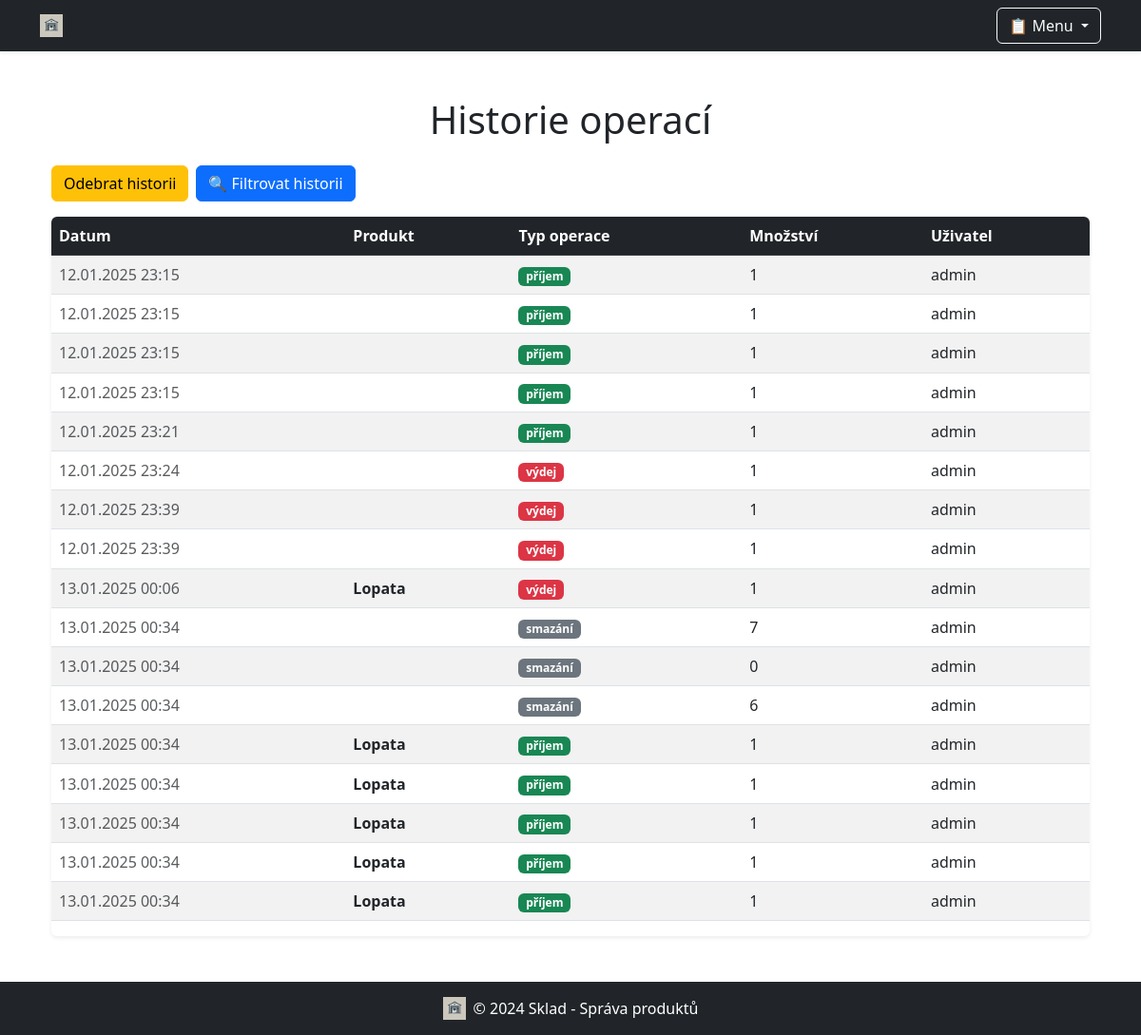
Before: /historie/ with the older database file.
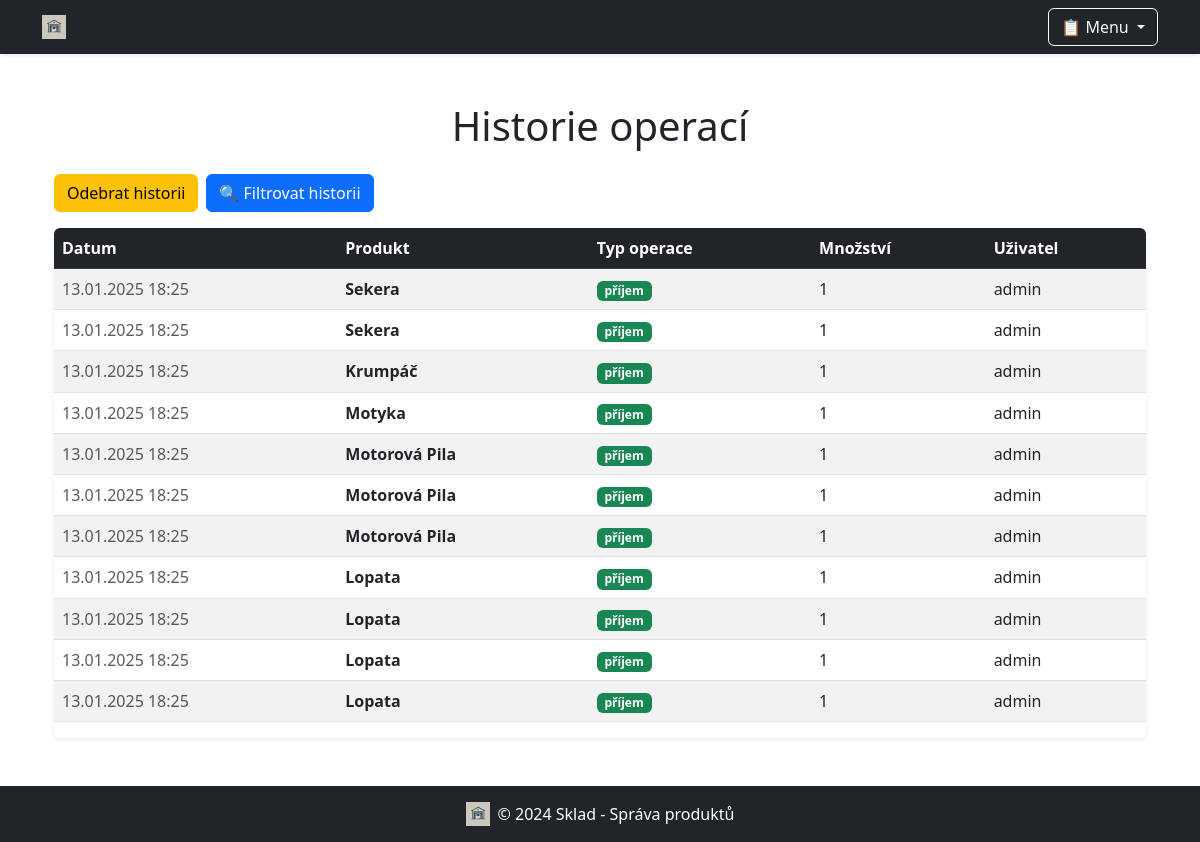
After: the same page with the newer database file.
### sklad/models.py (models this page shows, shortened)
class HistorieOperaci(models.Model):
    produkt = models.ForeignKey(Produkt, on_delete=models.SET_NULL, null=True, blank=True)
    produkt_nazev = models.CharField(max_length=200, blank=True, null=True)
    uzivatel = models.ForeignKey(User, on_delete=models.CASCADE)
    datum = models.DateTimeField(auto_now_add=True)
    typ_operace = models.CharField(max_length=10, choices=[('příjem', 'Příjem'), ('výdej', 'Výdej')])
    mnozstvi = models.PositiveIntegerField()

class Produkt(models.Model):
    nazev = models.CharField(max_length=200)
    popis = models.TextField(blank=True)
    cena = models.DecimalField(max_digits=10, decimal_places=2)
    mnozstvi = models.PositiveIntegerField()
    min_zasoba = models.PositiveIntegerField(default=0)
    uzivatel = models.ForeignKey(User, on_delete=models.SET_NULL, null=True, blank=True)  # Cizí klíč na uživatele
    obrazek = models.ImageField(upload_to='produkty_obrazky/', blank=True, null=True)  # Pole pro obrázky

### sklad/views.py (the view)
# urls.py: path('historie/', views.historie_operaci, name='historie_operaci'),
def historie_operaci(request):
    historie = HistorieOperaci.objects.all()
    od_datum = request.GET.get('od_datum')  # Parametr 'od_datum' z GET
    do_datum = request.GET.get('do_datum')  # Parametr 'do_datum' z GET
    if od_datum:
        od_datum_parsed = parse_datetime(od_datum)  # Převod na datetime objekt
        if od_datum_parsed:
            historie = historie.filter(datum__gte=od_datum_parsed)  # Filtrovat záznamy po zadaném datu
    if do_datum:
        do_datum_parsed = parse_datetime(do_datum)  # Převod na datetime objekt
        if do_datum_parsed:
            historie = historie.filter(datum__lte=do_datum_parsed)  # Filtrovat záznamy do zadaného data
    return render(request, 'sklad/historie.html', {'historie': historie})

### sklad/templates/sklad/historie.html (shortened to what this page needs)
{% extends 'sklad/base.html' %}
{% block content %}
<div class="container mt-4">
    <h1 class="text-center mb-4">Historie operací</h1>
    <div class="d-flex mb-3">
        <a href="{% url 'odebrat_operace' %}" class="btn btn-warning me-2">Odebrat historii</a>
        <button type="button" class="btn btn-primary" data-bs-toggle="modal" data-bs-target="#filterModal">
            🔍 Filtrovat historii
        </button>
    </div>
    {% if historie %}
        <div class="table-responsive shadow-sm rounded">
            <table class="table table-striped table-hover align-middle">
                <thead class="table-dark">
                    <tr>
                        <th scope="col">Datum</th>
                        <th scope="col">Produkt</th>
                        <th scope="col">Typ operace</th>
                        <th scope="col">Množství</th>
                        <th scope="col">Uživatel</th>
                    </tr>
                </thead>
                <tbody>
                    {% for operace in historie %}
                    <tr>
                        <td class="text-muted">{{ operace.datum|date:"d.m.Y H:i" }}</td>
                        <td><strong>{{ operace.produkt.nazev }}</strong></td>
                        <td>
                            {% if operace.typ_operace == 'příjem' %}
                            <span class="badge bg-success">{{ operace.typ_operace }}</span>
                            {% elif operace.typ_operace == 'výdej' %}
                            <span class="badge bg-danger">{{ operace.typ_operace }}</span>
                            {% else %}
                            <span class="badge bg-secondary">{{ operace.typ_operace }}</span>
                            {% endif %}
                        </td>
                        <td>{{ operace.mnozstvi }}</td>
                        <td>{{ operace.uzivatel.username }}</td>
                    </tr>
                    {% endfor %}
                </tbody>
            </table>
        </div>
    {% else %}
        <div class="alert alert-warning text-center mt-4">
            <i class="fas fa-exclamation-circle"></i> Žádné operace nejsou k dispozici.
        </div>
    {% endif %}
</div>
{% endblock %}

Changed rows visible on the page:
removed HistorieOperaci: datum "12.01.2025 23:15", typ_operace "příjem", mnozstvi "1", uzivatel.username "admin"
removed HistorieOperaci: datum "12.01.2025 23:15", typ_operace "příjem", mnozstvi "1", uzivatel.username "admin"
removed HistorieOperaci: datum "12.01.2025 23:15", typ_operace "příjem", mnozstvi "1", uzivatel.username "admin"
removed HistorieOperaci: datum "12.01.2025 23:15", typ_operace "příjem", mnozstvi "1", uzivatel.username "admin"
removed HistorieOperaci: datum "12.01.2025 23:21", typ_operace "příjem", mnozstvi "1", uzivatel.username "admin"
removed HistorieOperaci: datum "12.01.2025 23:24", typ_operace "výdej", mnozstvi "1", uzivatel.username "admin"
removed HistorieOperaci: datum "12.01.2025 23:39", typ_operace "výdej", mnozstvi "1", uzivatel.username "admin"
removed HistorieOperaci: datum "12.01.2025 23:39", typ_operace "výdej", mnozstvi "1", uzivatel.username "admin"
removed HistorieOperaci: datum "13.01.2025 00:06", produkt.nazev "Lopata", typ_operace "výdej", mnozstvi "1", uzivatel.username "admin"
removed HistorieOperaci: datum "13.01.2025 00:34", typ_operace "smazání", mnozstvi "7", uzivatel.username "admin"
removed HistorieOperaci: datum "13.01.2025 00:34", typ_operace "smazání", mnozstvi "0", uzivatel.username "admin"
removed HistorieOperaci: datum "13.01.2025 00:34", typ_operace "smazání", mnozstvi "6", uzivatel.username "admin"
removed HistorieOperaci: datum "13.01.2025 00:34", produkt.nazev "Lopata", typ_operace "příjem", mnozstvi "1", uzivatel.username "admin"
removed HistorieOperaci: datum "13.01.2025 00:34", produkt.nazev "Lopata", typ_operace "příjem", mnozstvi "1", uzivatel.username "admin"
removed HistorieOperaci: datum "13.01.2025 00:34", produkt.nazev "Lopata", typ_operace "příjem", mnozstvi "1", uzivatel.username "admin"
removed HistorieOperaci: datum "13.01.2025 00:34", produkt.nazev "Lopata", typ_operace "příjem", mnozstvi "1", uzivatel.username "admin"
removed HistorieOperaci: datum "13.01.2025 00:34", produkt.nazev "Lopata", typ_operace "příjem", mnozstvi "1", uzivatel.username "admin"
added HistorieOperaci: datum "13.01.2025 18:25", produkt.nazev "Sekera", typ_operace "příjem", mnozstvi "1", uzivatel.username "admin"
added HistorieOperaci: datum "13.01.2025 18:25", produkt.nazev "Sekera", typ_operace "příjem", mnozstvi "1", uzivatel.username "admin"
added HistorieOperaci: datum "13.01.2025 18:25", produkt.nazev "Krumpáč", typ_operace "příjem", mnozstvi "1", uzivatel.username "admin"
added HistorieOperaci: datum "13.01.2025 18:25", produkt.nazev "Motyka", typ_operace "příjem", mnozstvi "1", uzivatel.username "admin"
added HistorieOperaci: datum "13.01.2025 18:25", produkt.nazev "Motorová Pila", typ_operace "příjem", mnozstvi "1", uzivatel.username "admin"
added HistorieOperaci: datum "13.01.2025 18:25", produkt.nazev "Motorová Pila", typ_operace "příjem", mnozstvi "1", uzivatel.username "admin"
added HistorieOperaci: datum "13.01.2025 18:25", produkt.nazev "Motorová Pila", typ_operace "příjem", mnozstvi "1", uzivatel.username "admin"
added HistorieOperaci: datum "13.01.2025 18:25", produkt.nazev "Lopata", typ_operace "příjem", mnozstvi "1", uzivatel.username "admin"
added HistorieOperaci: datum "13.01.2025 18:25", produkt.nazev "Lopata", typ_operace "příjem", mnozstvi "1", uzivatel.username "admin"
added HistorieOperaci: datum "13.01.2025 18:25", produkt.nazev "Lopata", typ_operace "příjem", mnozstvi "1", uzivatel.username "admin"
added HistorieOperaci: datum "13.01.2025 18:25", produkt.nazev "Lopata", typ_operace "příjem", mnozstvi "1", uzivatel.username "admin"
